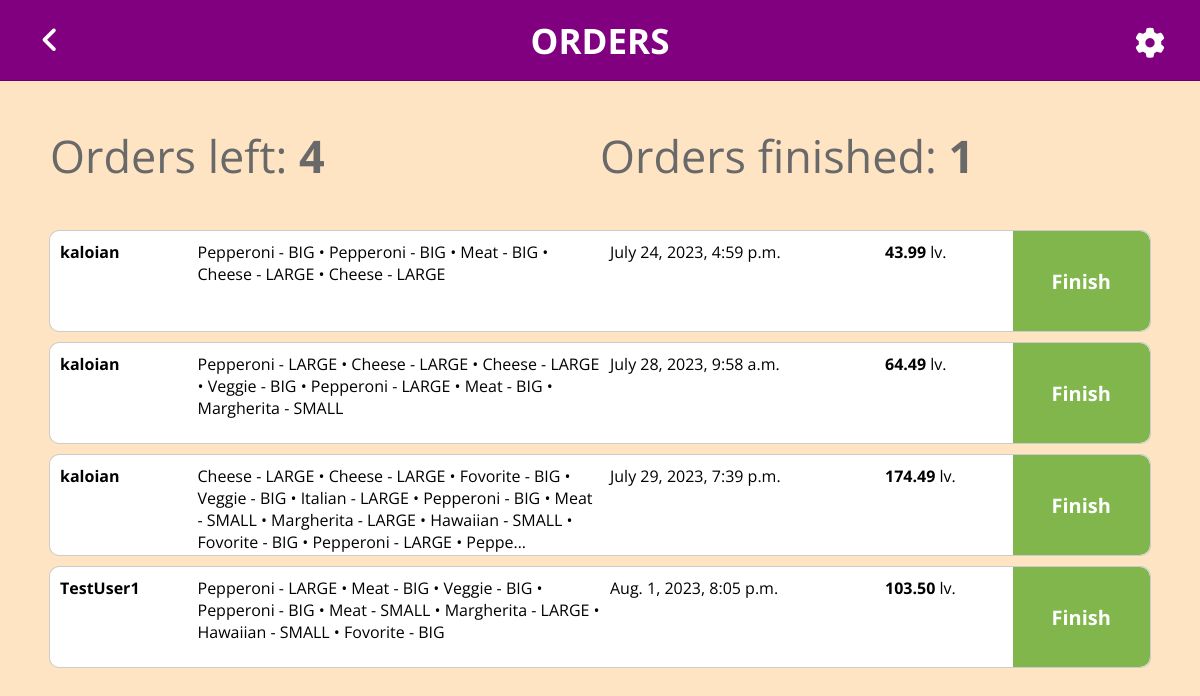
The page /orders/show-all/ (signed in) on the database its author committed.
### PizzaGang/main/models.py (models this page shows, shortened)
class Order(models.Model):
    user = models.ForeignKey(User, on_delete=models.CASCADE)
    is_finished = models.BooleanField(default=False)
    cart_items = models.TextField()
    total_price = models.FloatField(validators=[validate_positive], default=0.00)
    created_at = models.DateTimeField(auto_now_add=True)

### PizzaGang/main/views.py (the view)
# urls.py: path('show-all/', ShowOrdersAllView, name='show_all_orders'),
@login_required(login_url=reverse_lazy('sign_in'))
@allowed_groups(['full_staff', 'order_staff'], redirect_url=reverse_lazy('home'))
def ShowOrdersAllView(request):
    orders = Order.objects.filter(is_finished=False).order_by('created_at')
    orders_finished = Order.objects.filter(is_finished=True)
    context = {
        'orders': orders,
        'orders_finished': orders_finished
    }
    return render(request, 'orders/show_all_orders.html', context)

### PizzaGang/main/context_processors.py (called while the page is built)
def get_cart_items_count(request):
    cart_items_count = 0
    if request.user.is_authenticated:
        user = request.user
        cart = Cart.objects.get(user=user)
        pizza_items_count = CartItem.objects.filter(cart=cart).count()
        offer_items_count = 0
        offer_items = OfferItem.objects.filter(cart=cart)
        for offer_item in offer_items:
            offer_items_count += CartItem.objects.filter(offer=offer_item.offer).count()
        cart_items_count = pizza_items_count + offer_items_count
    return {'cart_items_count': cart_items_count, 'current_user': request.user}

### templates/orders/show_all_orders.html (shortened to what this page needs)
{% extends 'admin/admin_base.html' %}
{% load static %}
{% block admin_head %}
    <link rel="stylesheet" href="{% static 'css/show_orders.css' %}">
{% endblock %}
{% block admin_content %}
    <div class="show-orders-stats">
        {% if orders.count == 0 %}
            <p>No orders left!</p>
        {% else %}
            <p>Orders left: <b>{{ orders.count }}</b></p>
        {% endif %}
        <p>Orders finished: <b>{{ orders_finished.count }}</b></p>
    </div>
    {% for order in orders %}
        <div class="order-container-in-progress">
            <div class="order-username-container">
                <a href="{% url 'show_user_public' order.user.pk %}">
                    <b>{{ order.user.username|truncatechars:10 }}</b>
                </a>
            </div>
            <div class="order-items-container">
                <p>{{ order.cart_items|truncatechars:200 }}</p>
            </div>
            <div class="order-time-created-container">
                <p>{{ order.created_at }}</p>
            </div>
            <div class="order-price-container">
                <p><b>{{ order.total_price|floatformat:2 }}</b> lv.</p>
            </div>
            <div class="order-is-finished">
                <form action="{% url 'make_finished_order' order.pk %}" method="post">
                    <button type="submit">Finish</button>
                </form>
            </div>
        </div>
    {% endfor %}
{% endblock %}

### static/css/show_orders.css (style rules this page uses)
p, h1 { margin: 0; cursor: default; }
a { text-decoration: none; cursor: pointer; color: black; }
.show-orders-stats { margin-left: auto; margin-right: auto; width: 1100px; height: 150px; display: grid; grid-template-columns: 1fr 1fr; align-items: center; }
.show-orders-stats p { display: inline-block; font-size: 45px; color: dimgray; }
.order-container-finished, .order-container-in-progress { margin-left: auto; margin-right: auto; margin-bottom: 10px; display: grid; grid-template-columns: 1fr 3fr 2fr 1fr 1fr; width: 1100px; height: 100px; background-color: white; border-radius: 10px; border: 1px solid rgba(0, 0, 0, 0.2); }
.order-container-finished div, .order-container-in-progress div { padding-left: 10px; padding-top: 10px; }
.order-container-in-progress { position: relative; }
.order-container-in-progress a { color: black; }
.order-items-container { position: relative; }
.order-is-finished { position: relative; }
.order-is-finished button { cursor: pointer; position: absolute; top: 0; bottom: 0; left: 0; right: 0; border: 0; border-radius: 0 10px 10px 0; color: white; background-color: rgb(129, 182, 76); font-size: 20px; font-weight: bold; }

### templates/admin/admin_base.html (style rules this page uses)
* { font-family: 'Open Sans', sans-serif; }
body { margin: 0; padding-top: 80px; background-color: bisque; }

### rows shown on the page
Order: user.username "kaloian", cart_items "Pepperoni - BIG • Pepperoni - BIG • Meat - BIG • Cheese - LARGE • Cheese - LARGE", created_at "July 24, 2023, 4:59 p.m.", total_price "43.99"
Order: user.username "kaloian", cart_items "Pepperoni - LARGE • Cheese - LARGE • Cheese - LARGE • Veggie - BIG • Pepperoni - LARGE • Meat - BIG • Margherita - SMALL", created_at "July 28, 2023, 9:58 a.m.", total_price "64.49"
Order: user.username "kaloian", cart_items "Cheese - LARGE • Cheese - LARGE • Fovorite - BIG • Veggie - BIG • Italian - LARGE • Pepperoni - BIG • Meat - SMALL • Margherita - LARGE • Hawaiian - SMALL • Fovorite - BIG • Pepperoni - LARGE • Peppe…", created_at "July 29, 2023, 7:39 p.m.", total_price "174.49"
Order: user.username "TestUser1", cart_items "Pepperoni - LARGE • Meat - BIG • Veggie - BIG • Pepperoni - BIG • Meat - SMALL • Margherita - LARGE • Hawaiian - SMALL • Fovorite - BIG", created_at "Aug. 1, 2023, 8:05 p.m.", total_price "103.50"

### other values the page prints
{{ orders.count }} "4"
{{ orders_finished.count }} "1"
